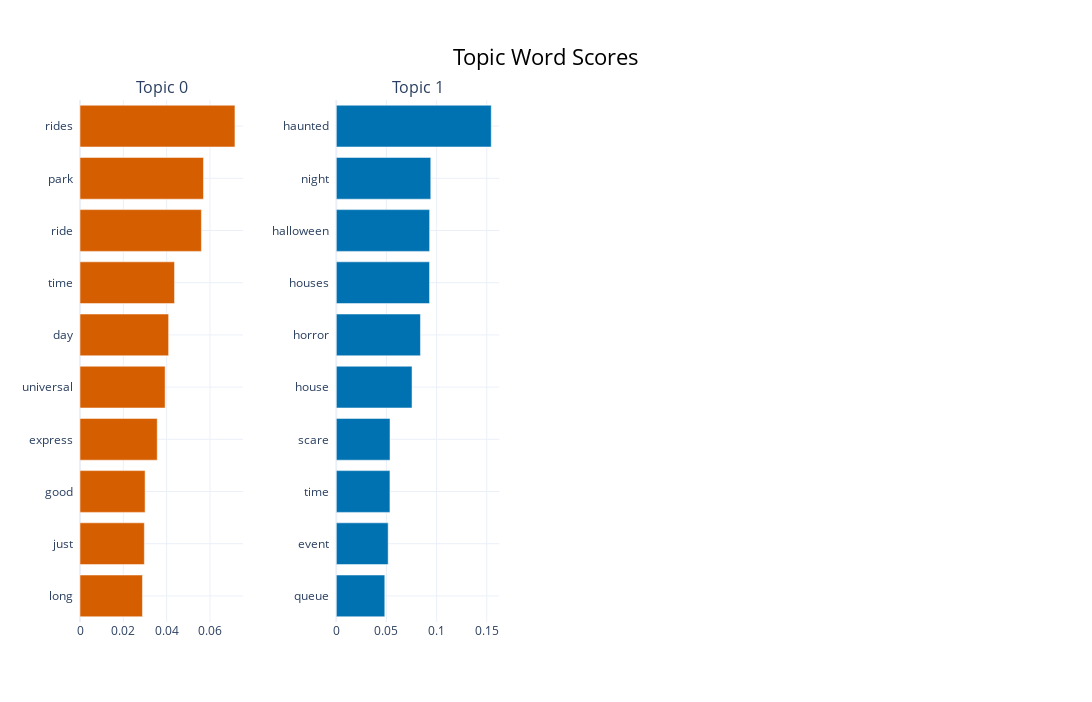

The notebook cell this image was saved under:
### Code cell
# visualize terms
model.visualize_barchart(n_words=10, width=300, height=540)

### Figure 1 — Plotly figure (JSON) as saved in the notebook; plotly's stock layout.template omitted (floating-point values rounded to 4 significant figures)
{"data": [{"marker": {"color": "#D55E00"}, "orientation": "h", "type": "bar", "x": [0.02884, 0.02971, 0.03005, 0.03566, 0.0393, 0.04091, 0.04365, 0.05605, 0.05701, 0.07154], "xaxis": "x", "y": ["long  ", "just  ", "good  ", "express  ", "universal  ", "day  ", "time  ", "ride  ", "park  ", "rides  "], "yaxis": "y"}, {"marker": {"color": "#0072B2"}, "orientation": "h", "type": "bar", "x": [0.04834, 0.05171, 0.05347, 0.05354, 0.0755, 0.08389, 0.09295, 0.09303, 0.09418, 0.1545], "xaxis": "x2", "y": ["queue  ", "event  ", "time  ", "scare  ", "house  ", "horror  ", "houses  ", "halloween  ", "night  ", "haunted  "], "yaxis": "y2"}], "layout": {"annotations": [{"font": {"size": 16}, "showarrow": false, "text": "Topic 0", "x": 0.0875, "xanchor": "center", "xref": "paper", "y": 1, "yanchor": "bottom", "yref": "paper"}, {"font": {"size": 16}, "showarrow": false, "text": "Topic 1", "x": 0.3625, "xanchor": "center", "xref": "paper", "y": 1, "yanchor": "bottom", "yref": "paper"}], "height": 702, "hoverlabel": {"bgcolor": "white", "font": {"family": "Rockwell", "size": 16}}, "showlegend": false, "title": {"font": {"color": "Black", "size": 22}, "text": "Topic Word Scores", "x": 0.5, "xanchor": "center", "yanchor": "top"}, "width": 1200, "xaxis": {"anchor": "y", "domain": [0, 0.175], "showgrid": true}, "xaxis2": {"anchor": "y2", "domain": [0.275, 0.45], "showgrid": true}, "xaxis3": {"anchor": "y3", "domain": [0.55, 0.725], "showgrid": true}, "xaxis4": {"anchor": "y4", "domain": [0.825, 1], "showgrid": true}, "yaxis": {"anchor": "x", "domain": [0, 1], "showgrid": true}, "yaxis2": {"anchor": "x2", "domain": [0, 1], "showgrid": true}, "yaxis3": {"anchor": "x3", "domain": [0, 1], "showgrid": true}, "yaxis4": {"anchor": "x4", "domain": [0, 1], "showgrid": true}}}
